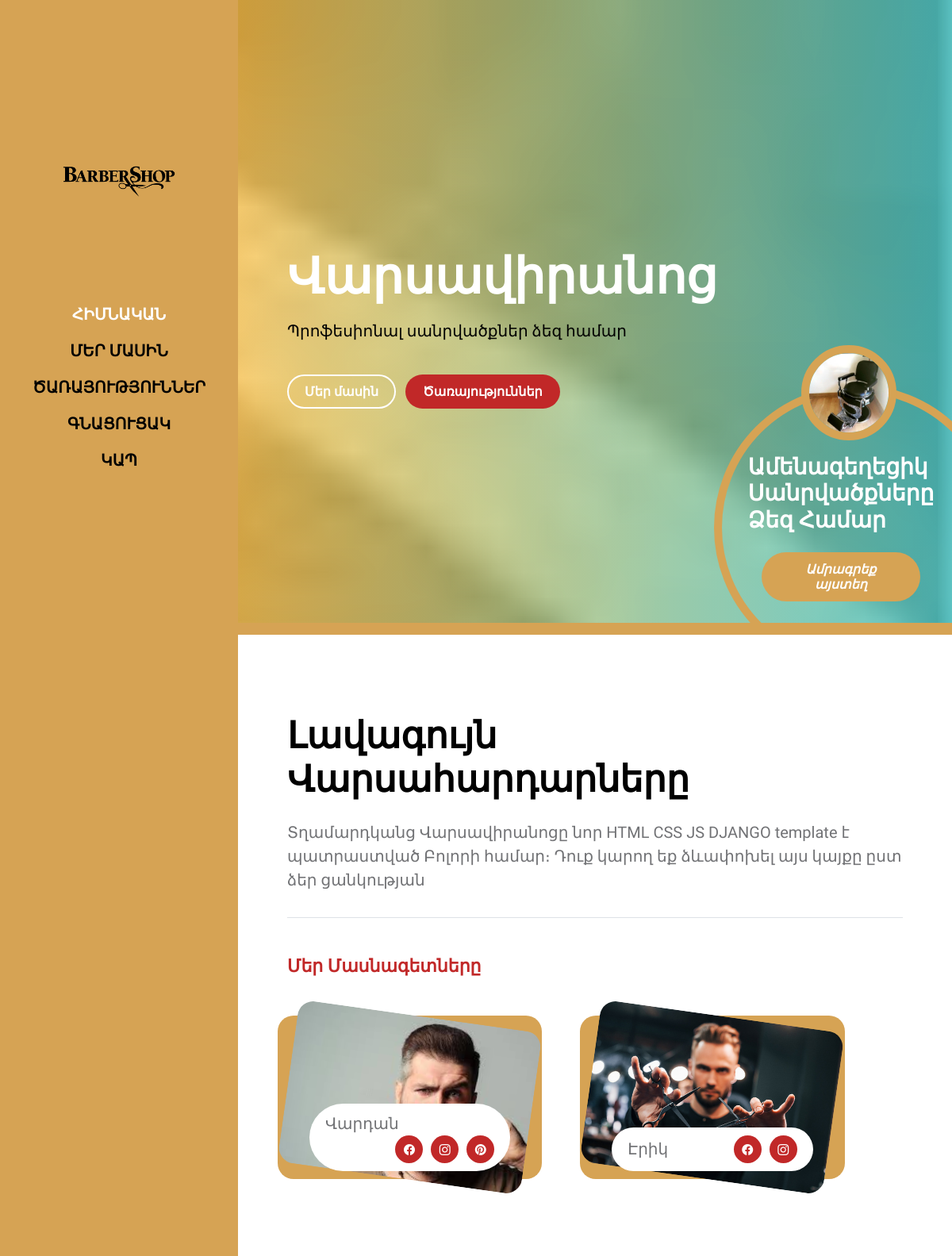
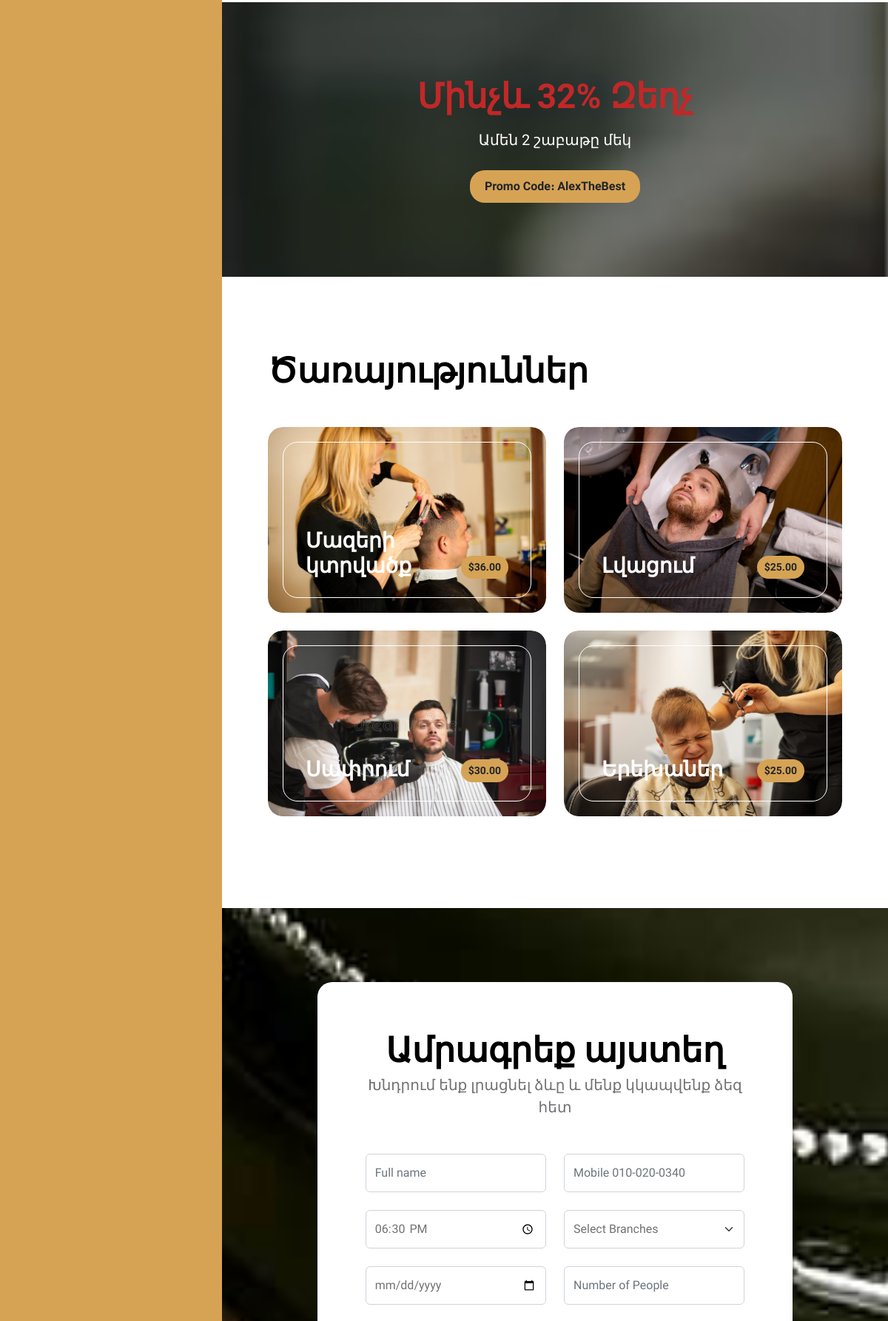
The page / (upper part) on the database its author committed (2 pictures, top to bottom).
### main/models.py (models this page shows)
class Sidebar(models.Model):
    img = models.ImageField('Sidebar Image', upload_to='images')
    home = models.CharField('Home', max_length=25)
    about = models.CharField('About', max_length=25)
    service = models.CharField('Services', max_length=25)
    price = models.CharField('Price List', max_length=25)
    contact = models.CharField('Contact', max_length=25)
    class Meta:
        verbose_name = 'Sidebar'
        verbose_name_plural = 'Sidebar'

class Home(models.Model):
    title = models.CharField('Home Title', max_length=25)
    subtitle = models.CharField('Home Subtitle', max_length=50)
    btn_name_1 = models.CharField('Home Button 1', max_length=15)
    btn_name_2 = models.CharField('Home Button 2', max_length=15)
    text = models.CharField('Home Text', max_length=40)
    btn_name_3 = models.CharField('Home Button 3', max_length=15)
    img = models.ImageField('Home Image', upload_to='images')
    img2 = models.ImageField('Home Image 2', upload_to='images')
    class Meta:
        verbose_name = 'Home'
        verbose_name_plural = 'Home'

class About(models.Model):
    img = models.ImageField('About Image', upload_to='images')
    title = models.CharField('About Title', max_length=25)
    text = models.TextField('About Text')
    subtitle = models.CharField('About Subtitle', max_length=30)
    discount = models.CharField('About Discount', max_length=30)
    offer = models.CharField('About Offer', max_length=40)
    promocode = models.CharField('About Promocode', max_length=30)
    class Meta:
        verbose_name = 'About'
        verbose_name_plural = 'About'

class AboutContent(models.Model):
    img = models.ImageField('About Content Image', upload_to='images')
    name = models.CharField('About Content Barber Name', max_length=20)
    social = models.CharField('About Content Barber Social', max_length=60)
    social_url = models.CharField('About Content Social Url', max_length=300)

class Service(models.Model):
    title = models.CharField('Service Image', max_length=25)

class ServiceContent(models.Model):
    img = models.ImageField('Service Content Image', upload_to='images')
    title = models.CharField('Service Content Title', max_length=20)
    price = models.CharField('Service Content Price', max_length=15)

class BookaSeat(models.Model):
    title = models.CharField('Book a Seat Title', max_length=20)
    subtitle = models.CharField('Book a Seat SubTitle', max_length=60)
    btn_name = models.CharField('Book a Seat Button Name', max_length=15)
    img = models.ImageField('Book a Seat Image', upload_to='images')
    class Meta:
        verbose_name = 'BookaSeat'
        verbose_name_plural = 'BookaSeat'

### main/views.py (the view)
# urls.py: path('', views.index, name='index')
def index(request):
    sidebar_content = Sidebar.objects.all()[0]
    home_content = Home.objects.all()[0]
    about_info = About.objects.all()[0]
    about_content = AboutContent.objects.all()
    service = Service.objects.all()[0]
    service_content = ServiceContent.objects.all()
    book_a_seat = BookaSeat.objects.all()[0]
    price_list = PriceList.objects.all()[0]
    price_list_content = PriceListContent.objects.all()
    contact = Contact.objects.all()[0]
    footer = Footer.objects.all()[0]
    footer_content = FooterContent.objects.all()
    if request.method == 'POST':
        form = ContactModelForm(request.POST)
        if form.is_valid():
            BookaSeatContact.objects.create(**form.cleaned_data)
            return redirect('index')
    else:
        form = ContactModelForm()
    return render(request, 'main/index.html', context={
        'sidebar_content':sidebar_content,
        'home_content':home_content,
        'about_info':about_info,
        'about_content':about_content,
        'service_content':service_content,
        'service':service,
        'book_a_seat':book_a_seat,
        'form':form,
        'price_list':price_list,
        'price_list_content':price_list_content,
        'contact':contact,
        'footer':footer,
        'footer_content':footer_content,
    })

### main/forms.py
class ContactModelForm(forms.ModelForm):
    class Meta:
        model = BookaSeatContact
        fields = ['user_name', 'user_phone', 'user_time', 'user_place', 'user_date', 'user_text']

### main/templates/main/index.html (shortened to what this page needs)
{% load static %}
<!doctype html>
<html lang="en">
    <head>
        <link href="{% static 'css/bootstrap.min.css' %}" rel="stylesheet">
        <link href="{% static 'css/bootstrap-icons.css' %}" rel="stylesheet">
        <link href="{% static 'css/templatemo-barber-shop.css' %}" rel="stylesheet">
    </head>
    <body>
        <div class="container-fluid">
            <div class="row">
                <nav id="sidebarMenu" class="col-md-4 col-lg-3 d-md-block sidebar collapse p-0">
                    <div class="position-sticky sidebar-sticky d-flex flex-column justify-content-center align-items-center">
                        <a class="navbar-brand" href="index.html">
                            <img src="{{ sidebar_content.img.url }}" class="logo-image img-fluid">
                        </a>
                        <ul class="nav flex-column">
                            <li class="nav-item">
                                <a class="nav-link click-scroll" href="#section_1">{{ sidebar_content.home }}</a>
                            </li>
                            <li class="nav-item">
                                <a class="nav-link click-scroll" href="#section_2">{{ sidebar_content.about }}</a>
                            </li>
                            <li class="nav-item">
                                <a class="nav-link click-scroll" href="#section_3">{{ sidebar_content.service }}</a>
                            </li>
                            <li class="nav-item">
                                <a class="nav-link click-scroll" href="#section_4">{{ sidebar_content.price }}</a>
                            </li>
                            <li class="nav-item">
                                <a class="nav-link click-scroll" href="#section_5">{{ sidebar_content.contact }}</a>
                            </li>
                        </ul>
                    </div>
                </nav>
                <div class="col-md-8 ms-sm-auto col-lg-9 p-0">
                    <section class="hero-section d-flex justify-content-center align-items-center" style="background-image: url({{ home_content.img.url }});" id="section_1">
                            <div class="container">
                                <div class="row">
                                    <div class="col-lg-8 col-12">
                                        <h1 class="text-white mb-lg-3 mb-4"><strong>{{ home_content.title }}</strong></h1>
                                        <p class="text-black">{{ home_content.subtitle }}</p>
                                        <br>
                                        <a class="btn custom-btn custom-border-btn custom-btn-bg-white smoothscroll me-2 mb-2" href="#section_2">{{ home_content.btn_name_1 }}</a>
                                        <a class="btn custom-btn smoothscroll mb-2" href="#section_3">{{ home_content.btn_name_2 }}</a>
                                    </div>
                                </div>
                            </div>
                            <div class="custom-block d-lg-flex flex-column justify-content-center align-items-center">
                                <img src="{{ home_content.img2.url }}" class="custom-block-image img-fluid" alt="">
                                <h4><strong class="text-white">{{ home_content.text }}</strong></h4>
                                <a href="#booking-section" class="smoothscroll btn custom-btn custom-btn-italic mt-3">{{ home_content.btn_name_3 }}</a>
                            </div>
                    </section>
                    <section class="about-section section-padding" id="section_2">
                        <div class="container">
                            <div class="row">
                                <div class="col-lg-12 col-12 mx-auto">
                                    <h2 class="mb-4">{{ about_info.title }}</h2>
                                    <div class="border-bottom pb-3 mb-5">
                                        <p>{{ about_info.text }}</p>
                                    </div>
                                </div>
                                    <h6 class="mb-5">{{ about_info.subtitle }}</h6>
                                        {% for i in about_content %}
                                            <div class="col-lg-5 col-12 custom-block-bg-overlay-wrap me-lg-5 mb-5 mb-lg-0">
                                                <img src="{{ i.img.url }}" class="custom-block-bg-overlay-image img-fluid" alt="">
                                                <div class="team-info d-flex align-items-center flex-wrap">
                                                    <p class="mb-0">{{ i.name }}</p>
                                                    <ul class="social-icon ms-auto">
                                                        {% for j in i.social.split %}
                                                            <li class="social-icon-item">
                                                                    <a href="#" class="social-icon-link bi-{{ j }}">
                                                                    </a>
                                                            </li>
                                                        {% endfor %}
                                                    </ul>
                                                </div>
                                            </div>
                                        {% endfor %}
                            </div>
                        </div>
                    </section>
                    <section class="featured-section section-padding" style="background-image: url({{ about_info.img.url }});">
                        <div class="section-overlay"></div>
                        <div class="container">
                            <div class="row">
                                <div class="col-lg-10 col-12 mx-auto">
                                    <h2 class="mb-3">{{ about_info.discount }}</h2>
                                    <p>{{ about_info.offer }}</p>
                                    <strong>{{ about_info.promocode }}</strong>
                                </div>
                            </div>
                        </div>
                    </section>
                    <section class="services-section section-padding" id="section_3">
                        <div class="container">
                            <div class="row">
                                <div class="col-lg-12 col-12">
                                    <h2 class="mb-5">{{ service.title }}</h2>
                                </div>
                                {% for i in service_content %}
                                    <div class="col-lg-6 col-12 mb-4">
                                        <div class="services-thumb">
                                            <img src="{{ i.img.url }}" class="services-image img-fluid" alt="">
                                            <div class="services-info d-flex align-items-end">
                                                <h4 class="mb-0">{{ i.title }}</h4>
                                                <strong class="services-thumb-price">{{ i.price }}</strong>
                                            </div>
                                        </div>
                                    </div>
                                {% endfor %}
                            </div>
                        </div>
                    </section>
                    <section class="booking-section section-padding" style="background-image: url({{ book_a_seat.img.url }});" id="booking-section">
                    <div class="container">
                        <div class="row">
                            <div class="col-lg-10 col-12 mx-auto">
                                <form action="#" method="post" class="custom-form booking-form" id="bb-booking-form" role="form">
                                    <div class="text-center mb-5">
                                        <h2 class="mb-1">{{ book_a_seat.title }}</h2>
                                        <p>{{ book_a_seat.subtitle }}</p>
                                    </div>
                                    <div class="booking-form-body">
                                        <div class="row">
                                            <div class="col-lg-6 col-12">
                                                <input type="text" name="user_name" id="bb-name" class="form-control" placeholder="Full name" required>
                                            </div>
                                            <div class="col-lg-6 col-12">
                                                <input type="tel" class="form-control" name="user_phone" placeholder="Mobile 010-020-0340" pattern="[0-9]{3}-[0-9]{3}-[0-9]{4}" required="">
                                            </div>
                                            <div class="col-lg-6 col-12">
                                                <input class="form-control" type="time" name="user_time" value="18:30" />
                                            </div>
                                            <div class="col-lg-6 col-12">
                                                <select class="form-select form-control" name="user_place" id="bb-branch" aria-label="Default select example">
                                                    <option selected="">Select Branches</option>
                                                </select>
                                            </div>
                                            <div class="col-lg-6 col-12">
                                                <input type="date" name="user_date" id="bb-date" class="form-control" placeholder="Date" required>
                                            </div>
                                            <div class="col-lg-6 col-12">
                                                <input type="number" name="user_count" id="bb-number" class="form-control" placeholder="Number of People" required>
                                            </div>
                                        </div>
                                    </div>
                                </form>
                        </div>
                    </div>
                </section>
            </div>
    </body>
</html>

### rows shown on the page
Sidebar: img (picture), home "ՀԻՄՆԱԿԱՆ", about "ՄԵՐ ՄԱՍԻՆ", service "ԾԱՌԱՅՈՒԹՅՈՒՆՆԵՐ", price "ԳՆԱՑՈՒՑԱԿ", contact "ԿԱՊ"
Home: img (picture), title "Վարսավիրանոց", subtitle "Պրոֆեսիոնալ սանրվածքներ ձեզ համար", btn_name_1 "Մեր մասին", btn_name_2 "Ծառայություններ", img2 (picture), text "Ամենագեղեցիկ Սանրվածքները Ձեզ Համար", btn_name_3 "Ամրագրեք այստեղ"
About: title "Լավագույն Վարսահարդարները", text "Տղամարդկանց Վարսավիրանոցը նոր HTML CSS JS DJANGO template է պատրաստված Բոլորի համար։ Դուք կարող եք ձևափոխել այս կայքը ըստ ձեր ցանկության", subtitle "Մեր Մասնագետները", img (picture), discount "Մինչև 32% Զեղչ", offer "Ամեն 2 շաբաթը մեկ", promocode "Promo Code։ AlexTheBest"
AboutContent: img (picture), name "Վարդան"
AboutContent: img (picture), name "Էրիկ"
Service: title "Ծառայություններ"
ServiceContent: img (picture), title "Մազերի կտրվածք", price "$36.00"
ServiceContent: img (picture), title "Լվացում", price "$25.00"
ServiceContent: img (picture), title "Սափրում", price "$30.00"
ServiceContent: img (picture), title "Երեխաներ", price "$25.00"
BookaSeat: img (picture), title "Ամրագրեք այստեղ", subtitle "Խնդրում ենք լրացնել ձևը և մենք կկապվենք ձեզ հետ"
